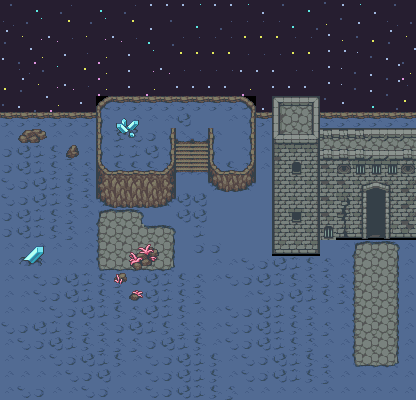

Below is a game level as drawn by its tile map, then a one-line description and the .tmx file that defines it, in full:
An orthogonal 26x25 tile map with 16x16 px tiles, 2 tile layers (Tile Layer 1, Tile Layer 2).

<map version="1.2" tiledversion="2019.12.05" orientation="orthogonal" renderorder="right-down" compressionlevel="-1" width="26" height="25" tilewidth="16" tileheight="16" infinite="0" nextlayerid="3" nextobjectid="1">
 <tileset firstgid="1" source="tilesheet1.tsx" />
 <layer id="1" name="Tile Layer 1" width="26" height="25">
  <data encoding="csv">
440,441,442,443,444,441,442,443,444,437,437,437,438,437,437,438,439,440,441,442,466,437,438,439,440,441,
469,470,471,472,473,470,471,472,473,439,440,441,442,443,444,444,444,444,442,443,495,466,467,468,469,470,
498,499,500,501,502,499,500,501,502,442,443,444,444,444,444,473,473,473,444,444,524,495,496,497,498,499,
527,528,529,530,531,444,529,530,531,471,472,473,473,473,473,502,502,502,473,473,524,524,525,526,527,528,
468,469,470,471,472,473,529,530,531,500,501,502,502,502,502,531,531,531,502,502,524,525,526,527,528,529,
497,498,499,500,501,502,529,530,531,529,530,531,531,531,531,529,530,531,531,531,524,525,526,527,528,444,
526,527,528,529,530,531,208,209,209,209,209,209,209,209,209,210,439,40,41,42,466,467,468,442,443,473,
209,209,209,209,209,209,237,238,32,32,32,35,238,238,32,239,209,69,70,71,209,209,209,209,209,209,
32,32,32,32,32,32,237,36,33,34,239,269,269,237,238,239,32,98,99,100,43,43,43,362,362,362,
34,35,36,37,38,32,237,36,36,35,239,298,298,237,238,239,32,127,128,129,72,72,72,391,391,72,
34,35,36,37,38,38,266,267,267,267,268,327,327,266,267,268,32,156,75,158,130,102,47,47,47,102,
33,34,35,36,37,38,295,296,296,296,297,238,238,324,325,326,238,156,157,158,130,130,132,133,134,159,
33,34,35,36,37,38,324,325,325,325,326,35,35,238,238,238,238,156,157,158,130,131,161,162,163,159,
34,35,36,37,38,32,263,264,265,238,238,35,35,238,238,238,238,156,46,158,130,160,161,162,163,159,
34,35,36,37,38,32,292,293,293,264,265,238,36,238,238,238,238,156,157,158,76,189,190,191,192,188,
32,32,32,32,32,32,292,293,293,293,294,238,34,34,238,238,238,185,186,187,238,32,263,264,265,32,
32,32,32,32,32,32,321,322,322,322,323,238,238,32,32,33,34,35,36,37,38,32,292,293,294,32,
32,32,33,34,35,36,37,38,34,35,36,37,38,32,33,34,35,36,37,38,38,38,292,293,294,32,
32,32,33,34,35,36,37,38,34,35,36,37,38,238,238,32,33,34,35,36,37,38,292,293,294,32,
32,32,32,33,34,35,36,37,38,35,36,37,32,32,33,34,35,36,37,38,32,32,292,293,294,32,
33,34,35,36,37,38,38,34,35,36,37,38,38,32,33,34,35,36,37,38,38,32,292,293,294,32,
32,33,34,35,36,37,38,38,38,34,35,36,37,32,33,34,35,36,37,38,32,32,292,293,294,32,
32,32,32,33,34,35,36,37,32,33,34,35,36,37,32,33,34,35,36,37,38,32,321,322,323,32,
32,32,32,32,33,34,35,32,32,33,34,35,36,37,32,33,34,35,36,37,38,32,32,32,32,32,
32,33,34,32,32,33,34,32,32,33,34,35,36,37,38,32,32,32,32,32,32,32,32,32,32,32
</data>
 </layer>
 <layer id="2" name="Tile Layer 2" width="26" height="25">
  <data encoding="csv">
0,0,0,0,0,0,0,0,0,0,0,0,0,0,0,0,0,0,0,0,0,0,0,0,0,0,
0,0,0,0,0,0,0,0,0,0,0,0,0,0,0,0,0,0,0,0,0,0,0,0,0,0,
0,0,0,0,0,0,0,0,0,0,0,0,0,0,0,0,0,0,0,0,0,0,0,0,0,0,
0,0,0,0,0,0,0,0,0,0,0,0,0,0,0,0,0,0,0,0,0,0,0,0,0,0,
0,0,0,0,0,0,0,0,0,0,0,0,0,0,0,0,0,0,0,0,0,0,0,0,0,0,
0,0,0,0,0,0,0,0,0,0,0,0,0,0,0,0,0,0,0,0,0,0,0,0,0,0,
0,0,0,0,0,0,0,0,0,0,0,0,0,0,0,0,0,0,0,0,0,0,0,0,0,0,
0,0,0,0,0,0,0,124,125,0,0,0,0,0,0,0,0,0,0,0,0,0,0,0,0,0,
0,64,65,0,0,0,0,153,154,0,0,0,0,0,0,0,0,0,0,0,0,0,0,0,0,0,
0,0,0,0,63,0,0,0,0,0,0,0,0,0,0,0,0,0,0,0,0,0,0,0,0,0,
0,0,0,0,0,0,0,0,0,0,0,0,0,0,0,0,0,0,0,0,0,0,0,0,0,0,
0,0,0,0,0,0,0,0,0,0,0,0,0,0,0,0,0,0,0,0,0,0,0,0,0,0,
0,0,0,0,0,0,0,0,0,0,0,0,0,0,0,0,0,0,0,0,0,0,0,0,0,0,
0,0,0,0,0,0,0,0,0,0,0,0,0,0,0,0,0,0,0,0,0,0,0,0,0,0,
0,0,0,0,0,0,0,0,0,0,0,0,0,0,0,0,0,0,0,0,0,0,0,0,0,0,
0,122,123,0,0,0,0,0,66,67,0,0,0,0,0,0,0,0,0,0,0,0,0,0,0,0,
0,151,152,0,0,0,0,0,95,96,0,0,0,0,0,0,0,0,0,0,0,0,0,0,0,0,
0,0,0,0,0,0,0,94,0,0,0,0,0,0,0,0,0,0,0,0,0,0,0,0,0,0,
0,0,0,0,0,0,0,0,93,0,0,0,0,0,0,0,0,0,0,0,0,0,0,0,0,0,
0,0,0,0,0,0,0,0,0,0,0,0,0,0,0,0,0,0,0,0,0,0,0,0,0,0,
0,0,0,0,0,0,0,0,0,0,0,0,0,0,0,0,0,0,0,0,0,0,0,0,0,0,
0,0,0,0,0,0,0,0,0,0,0,0,0,0,0,0,0,0,0,0,0,0,0,0,0,0,
0,0,0,0,0,0,0,0,0,0,0,0,0,0,0,0,0,0,0,0,0,0,0,0,0,0,
0,0,0,0,0,0,0,0,0,0,0,0,0,0,0,0,0,0,0,0,0,0,0,0,0,0,
0,0,0,0,0,0,0,0,0,0,0,0,0,0,0,0,0,0,0,0,0,0,0,0,0,0
</data>
 </layer>
</map>
